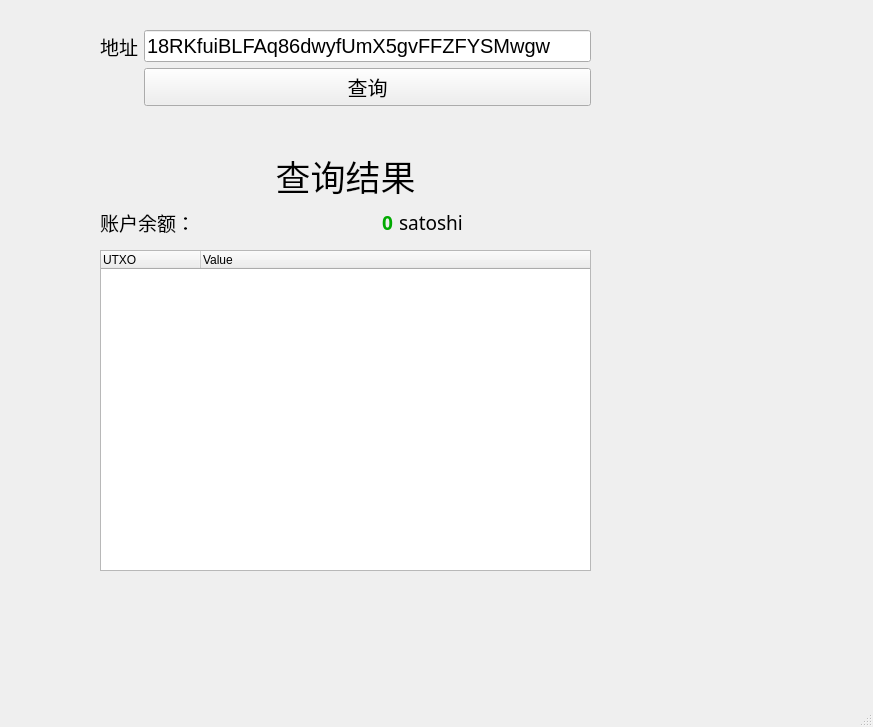
<?xml version="1.0" encoding="UTF-8"?>
<ui version="4.0">
 <class>MainWindow</class>
 <widget class="QMainWindow" name="MainWindow">
  <property name="geometry">
   <rect>
    <x>0</x>
    <y>0</y>
    <width>873</width>
    <height>727</height>
   </rect>
  </property>
  <property name="font">
   <font>
    <weight>50</weight>
    <bold>false</bold>
   </font>
  </property>
  <property name="windowTitle">
   <string>比特币账户查询</string>
  </property>
  <widget class="QWidget" name="centralwidget">
   <widget class="QWidget" name="formLayoutWidget">
    <property name="geometry">
     <rect>
      <x>100</x>
      <y>30</y>
      <width>491</width>
      <height>81</height>
     </rect>
    </property>
    <layout class="QFormLayout" name="formLayout">
     <item row="2" column="1">
      <widget class="QPushButton" name="pushButton">
       <property name="font">
        <font>
         <pointsize>15</pointsize>
        </font>
       </property>
       <property name="text">
        <string>查询</string>
       </property>
      </widget>
     </item>
     <item row="0" column="0">
      <widget class="QLabel" name="label">
       <property name="font">
        <font>
         <family>微软雅黑</family>
         <pointsize>14</pointsize>
        </font>
       </property>
       <property name="text">
        <string>地址</string>
       </property>
       <property name="buddy">
        <cstring>lineEdit</cstring>
       </property>
      </widget>
     </item>
     <item row="0" column="1">
      <widget class="QLineEdit" name="lineEdit">
       <property name="font">
        <font>
         <pointsize>15</pointsize>
        </font>
       </property>
       <property name="text">
        <string>18RKfuiBLFAq86dwyfUmX5gvFFZFYSMwgw</string>
       </property>
      </widget>
     </item>
    </layout>
   </widget>
   <widget class="QWidget" name="verticalLayoutWidget">
    <property name="geometry">
     <rect>
      <x>100</x>
      <y>150</y>
      <width>491</width>
      <height>101</height>
     </rect>
    </property>
    <layout class="QVBoxLayout" name="verticalLayout">
     <item>
      <widget class="QLabel" name="label_5">
       <property name="font">
        <font>
         <family>宋体</family>
         <pointsize>26</pointsize>
        </font>
       </property>
       <property name="text">
        <string>查询结果</string>
       </property>
       <property name="alignment">
        <set>Qt::AlignCenter</set>
       </property>
      </widget>
     </item>
     <item>
      <layout class="QFormLayout" name="formLayout_3">
       <item row="0" column="0">
        <widget class="QLabel" name="label_4">
         <property name="font">
          <font>
           <family>宋体</family>
           <pointsize>14</pointsize>
          </font>
         </property>
         <property name="text">
          <string>账户余额：</string>
         </property>
        </widget>
       </item>
       <item row="0" column="1">
        <layout class="QHBoxLayout" name="horizontalLayout_2">
         <item>
          <widget class="QLabel" name="label_2">
           <property name="font">
            <font>
             <family>黑体</family>
             <pointsize>14</pointsize>
             <weight>75</weight>
             <bold>true</bold>
             <strikeout>false</strikeout>
            </font>
           </property>
           <property name="text">
            <string>&lt;html&gt;&lt;head/&gt;&lt;body&gt;&lt;p&gt;&lt;span style=&quot; color:#00aa00;&quot;&gt;0&lt;/span&gt;&lt;/p&gt;&lt;/body&gt;&lt;/html&gt;</string>
           </property>
           <property name="alignment">
            <set>Qt::AlignRight|Qt::AlignTrailing|Qt::AlignVCenter</set>
           </property>
          </widget>
         </item>
         <item>
          <widget class="QLabel" name="label_3">
           <property name="font">
            <font>
             <family>宋体</family>
             <pointsize>14</pointsize>
            </font>
           </property>
           <property name="text">
            <string>satoshi</string>
           </property>
          </widget>
         </item>
        </layout>
       </item>
      </layout>
     </item>
    </layout>
   </widget>
   <widget class="QTreeWidget" name="treeWidget">
    <property name="geometry">
     <rect>
      <x>100</x>
      <y>250</y>
      <width>491</width>
      <height>321</height>
     </rect>
    </property>
    <property name="selectionBehavior">
     <enum>QAbstractItemView::SelectItems</enum>
    </property>
    <property name="headerHidden">
     <bool>false</bool>
    </property>
    <column>
     <property name="text">
      <string>UTXO</string>
     </property>
    </column>
    <column>
     <property name="text">
      <string>Value</string>
     </property>
    </column>
   </widget>
  </widget>
  <widget class="QStatusBar" name="statusbar"/>
 </widget>
 <tabstops>
  <tabstop>lineEdit</tabstop>
  <tabstop>pushButton</tabstop>
  <tabstop>treeWidget</tabstop>
 </tabstops>
 <resources/>
 <connections>
  <connection>
   <sender>MainWindow</sender>
   <signal>sig_unspents_arrived()</signal>
   <receiver>MainWindow</receiver>
   <slot>handle_unspents_arrived()</slot>
   <hints>
    <hint type="sourcelabel">
     <x>47</x>
     <y>145</y>
    </hint>
    <hint type="destinationlabel">
     <x>70</x>
     <y>157</y>
    </hint>
   </hints>
  </connection>
  <connection>
   <sender>pushButton</sender>
   <signal>clicked()</signal>
   <receiver>MainWindow</receiver>
   <slot>get_account()</slot>
   <hints>
    <hint type="sourcelabel">
     <x>298</x>
     <y>89</y>
    </hint>
    <hint type="destinationlabel">
     <x>329</x>
     <y>126</y>
    </hint>
   </hints>
  </connection>
 </connections>
 <slots>
  <signal>sig_unspents_arrived()</signal>
  <slot>handle_unspents_arrived()</slot>
  <slot>get_account()</slot>
 </slots>
</ui>
